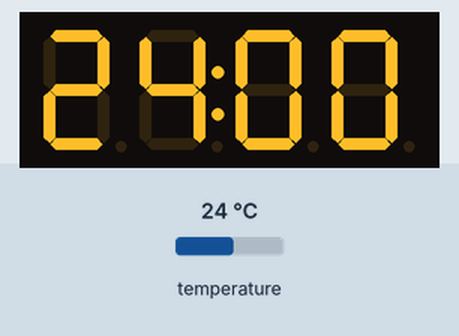
Recording of a sketch running on a simulated ATtiny85, built with avr-gcc and run on an emulated ATtiny85. On the bench: 4-digit seven-segment display. Inputs (shaded band) come from the test bench; at power-on: temperature 24 °C.

Above: at 3.3 s.
3.4 s: temperature set to 12 °C
At 5.3 s:
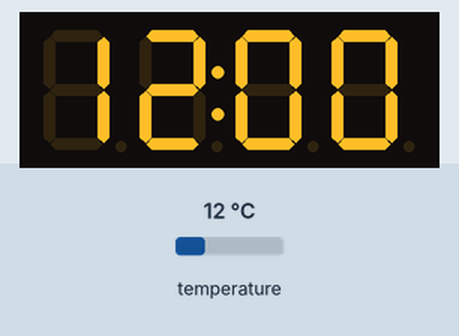
5.9 s: temperature set to 19 °C
At 7.3 s:
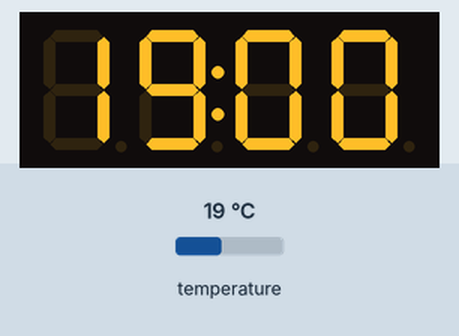
8.4 s: temperature set to 28 °C
At 10.2 s:
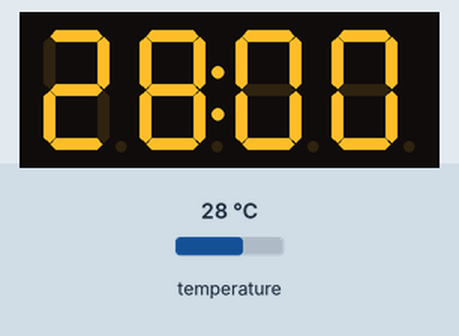
Timing chart, 0 to 11.7 s (numbered marks = the images above; inputs shaded):
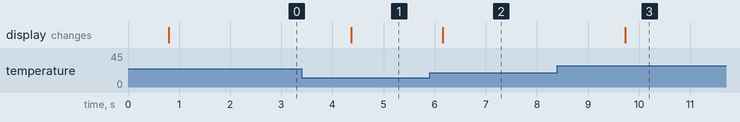

Measured:
- after the input at 3.4 s, the display: changes after 0.97 s (image 1)
- after the input at 5.9 s, the display: changes after 0.26 s (image 2)
- after the input at 8.4 s, the display: changes after 1.3 s (image 3)

The sketch:

TM1637-DS18B20.ino
```cpp
// (licence header left out)
// ATMEL ATTINY85
//
//                  +-\/-+
//      (D 5) PB5  1|    |8  Vcc
//  DIO (D 3) PB3  2|    |7  PB2 (D 2) temp
//  CLK (D 4) PB4  3|    |6  PB1 (D 1)
//            GND  4|    |5  PB0 (D 0)
//                  +----+

////////////////////////////////////////////////
// Warning: Disconnect PB2 before programming //
////////////////////////////////////////////////

#include <TM1637Display.h>
#include <OneWire.h>
#include <DallasTemperature.h>

// Module connection pins (Digital Pins)
#define CLK 4
#define DIO 3
#define ONE_WIRE_BUS 2

const uint8_t SEG_ERR[] = {
  SEG_A | SEG_D | SEG_E | SEG_F | SEG_G, // E
  SEG_E | SEG_G,                         // r
  SEG_E | SEG_G,                         // r
  0,                                     // space
};

TM1637Display display(CLK, DIO);
OneWire oneWire(ONE_WIRE_BUS);
DallasTemperature sensors(&oneWire);

void setup() {
  display.setBrightness(0x02);
  sensors.begin();
  if (sensors.getDS18Count() == 0)
    display.setSegments(SEG_ERR);
  else
    sensors.setResolution(12);
}

void loop() {
  if (sensors.getDS18Count() != 0) {
    sensors.requestTemperatures();
    double temp = sensors.getTempCByIndex(0);
    display.showNumberDecEx(temp * 100, 0b01000000, false);
  }
  delay(1000);
}
```
